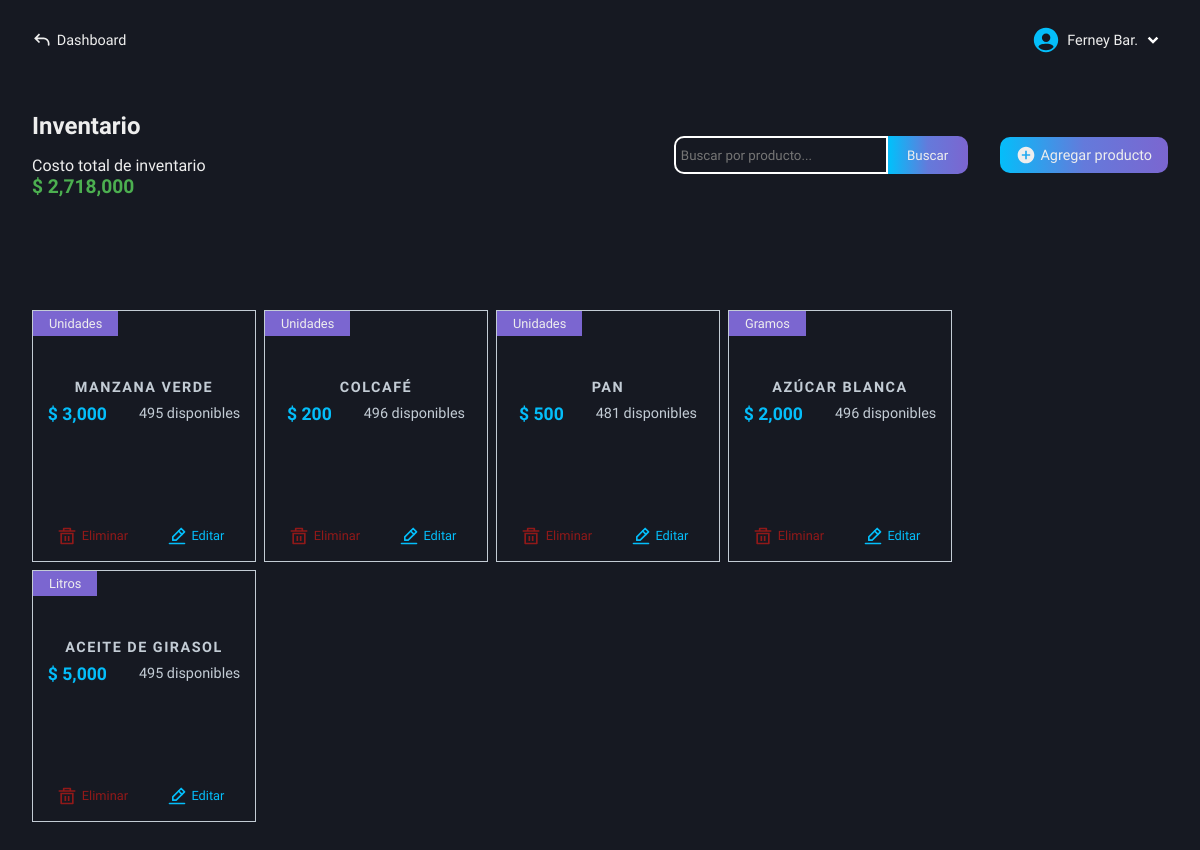
The app's page /roles/store/inventory/admin-inventory.php (signed in), older data.
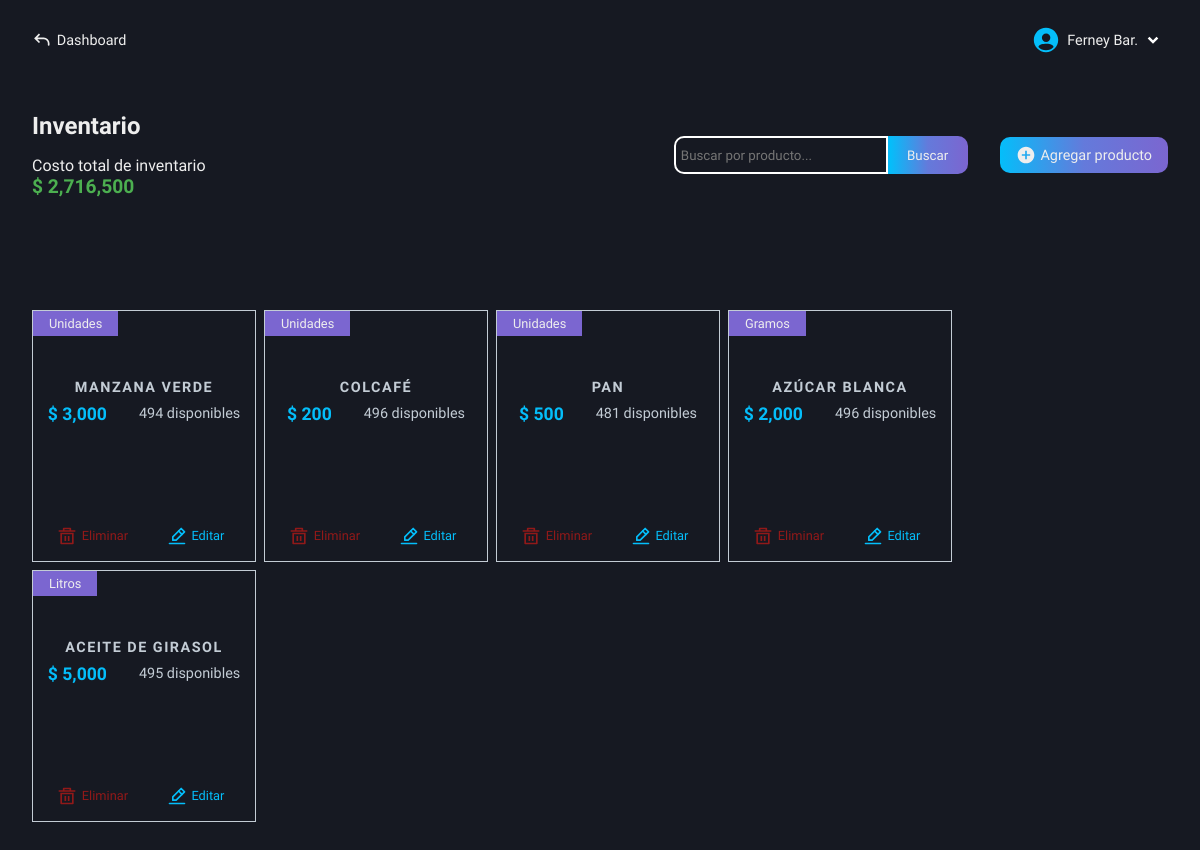
The same page, newer data.
### tables this page shows
CREATE TABLE `inventory_products` (
  `id` int(11) NOT NULL AUTO_INCREMENT,
  `id_category` int(11) NOT NULL,
  `product_name` varchar(100) NOT NULL,
  `supplier` varchar(100) NOT NULL,
  `purchase_price` decimal(50,0) NOT NULL,
  `sale_price` decimal(50,0) NOT NULL,
  `stock_quantity` int(11) NOT NULL,
  `product_description` varchar(500) NOT NULL,
  `unit_measure` varchar(100) NOT NULL,
  `entry_date` date NOT NULL,
  PRIMARY KEY (`id`)
);

### roles/store/inventory/admin-inventory.php (the view, shortened to what the changed rows need)
<!DOCTYPE html>
<html lang="en">
<head>
    <link rel="stylesheet" href="../../../css/store/admin-inventory.css">
    <link rel="stylesheet" href="../../../css/store/base-autocomplete.css">
    <link rel="stylesheet" href="https://code.jquery.com/ui/1.12.1/themes/base/jquery-ui.css">
    <?php
        include("../../../conexion.php");
    ?>
</head>
<body>
    <main class="main">
        <section class="info-table-product" id="hidden-modal">
            <div class="table-products">
                <div class="tlt-search-add">
                    <div class="tlt-cost">
                        <h2 class="tlt-function">Inventario</h2>
                        <div class="total-cost">
                            <p>Costo total de inventario</p>
                            <?php
                                $query = "SELECT SUM(purchase_price * stock_quantity) AS total_cost FROM inventory_products";
                                $result = mysqli_query($conexion, $query);
                                $row = mysqli_fetch_array($result);
                                if($row['total_cost'] === NULL){
                                    echo "<p>$ 0</p>";
                                } else {
                                    echo "<p>$ " . number_format($row['total_cost'], 0) . "</p>";
                                }
                            ?>
                        </div>
                    </div>
                </div>
                <div class="all-products">
                    <div class="content-cards">
                        <?php
                            $getProducts = "SELECT * FROM inventory_products";
                            $resultProducts = mysqli_query($conexion, $getProducts);
                            if($resultProducts -> num_rows > 0){
                                while($row = mysqli_fetch_array($resultProducts)){
                                    $id = $row['id'];
                                    echo "<div class='card-product'>
                                            <div class='unit-info'>
                                                <p class='unit'>" . $row['unit_measure'] . "</p>
                                                <div class='info-product'>
                                                    <h3 class='product'>" . ucfirst($row['product_name']) . "</h3>
                                                    <div class='price-available'>
                                                        <p>$ " . number_format($row['sale_price'], 0) . "</p>
                                                        <p>" . $row['stock_quantity'] . " disponibles</p>
                                                    </div>
                                                </div>
                                            </div>
                                            <div class='actions'>
                                                <a href='functions/delete.php?id=$id'>
                                                    <img src='../../../svg/delete.svg' />
                                                    Eliminar
                                                </a>
                                                <a href='functions/get-data.php?id=$id'>
                                                    <img src='../../../svg/edit.svg' />
                                                    Editar
                                                </a>
                                            </div>
                                        </div>";
                                }
                            } else {
                                echo "<div class='not-product'><p>No tienes productos en tu inventario</p></div>";
                            }
                        ?>
                    </div>
                </div>
            </div>
        </section>
    </main>
</body>
</html>

Row changes from the older to the newer data that the page shows:
changed inventory_products "MANZANA VERDE": stock_quantity "495" → "494"
Text that changed along with them:
$row['total_cost']: "2,718,000" → "2,716,500"
